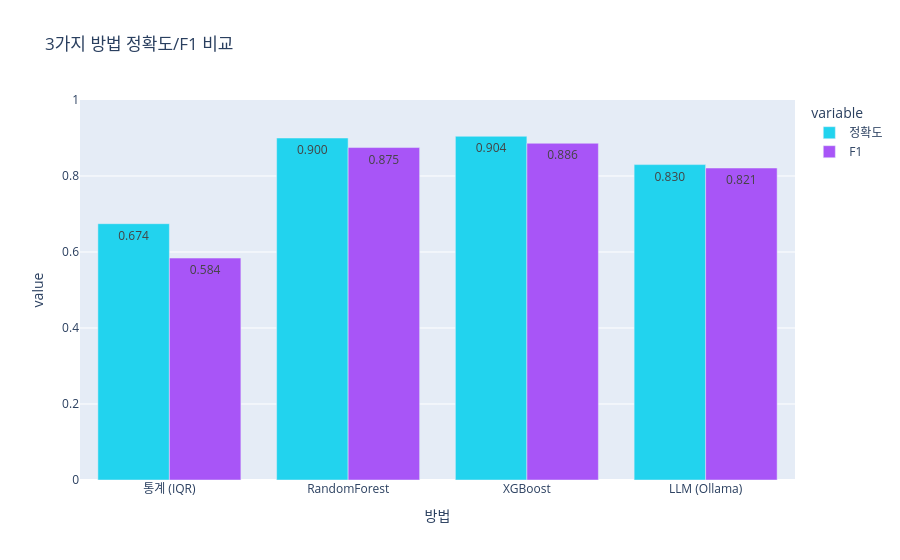

The notebook cell saved with this chart:
### Markdown cell above
## 2. 시각화 비교 — 정확도/F1 막대

### Code cell
# %% [2] 막대 차트
fig = px.bar(
    summary.melt(id_vars="방법", value_vars=["정확도","F1"]),
    x="방법", y="value", color="variable", barmode="group",
    title="3가지 방법 정확도/F1 비교",
    color_discrete_map={"정확도":"#22d3ee","F1":"#a855f7"},
    text_auto=".3f",
)
fig.update_yaxes(range=[0,1])
fig.show()

### Figure 1 — Plotly figure (JSON) as saved in the notebook; plotly's stock layout.template omitted (floating-point values rounded to 4 significant figures)
{"data": [{"alignmentgroup": "True", "hovertemplate": "variable=정확도<br>방법=%{x}<br>value=%{y}<extra></extra>", "legendgroup": "정확도", "marker": {"color": "#22d3ee", "pattern": {"shape": ""}}, "name": "정확도", "offsetgroup": "정확도", "orientation": "v", "showlegend": true, "textposition": "auto", "texttemplate": "%{y:.3f}", "type": "bar", "x": ["통계 (IQR)", "RandomForest", "XGBoost", "LLM (Ollama)"], "xaxis": "x", "y": [0.6745, 0.9, 0.9045, 0.83], "yaxis": "y"}, {"alignmentgroup": "True", "hovertemplate": "variable=F1<br>방법=%{x}<br>value=%{y}<extra></extra>", "legendgroup": "F1", "marker": {"color": "#a855f7", "pattern": {"shape": ""}}, "name": "F1", "offsetgroup": "F1", "orientation": "v", "showlegend": true, "textposition": "auto", "texttemplate": "%{y:.3f}", "type": "bar", "x": ["통계 (IQR)", "RandomForest", "XGBoost", "LLM (Ollama)"], "xaxis": "x", "y": [0.584, 0.8748, 0.8861, 0.8211], "yaxis": "y"}], "layout": {"barmode": "group", "legend": {"title": {"text": "variable"}, "tracegroupgap": 0}, "title": {"text": "3가지 방법 정확도/F1 비교"}, "xaxis": {"anchor": "y", "domain": [0, 1], "title": {"text": "방법"}}, "yaxis": {"anchor": "x", "domain": [0, 1], "range": [0, 1], "title": {"text": "value"}}}}
